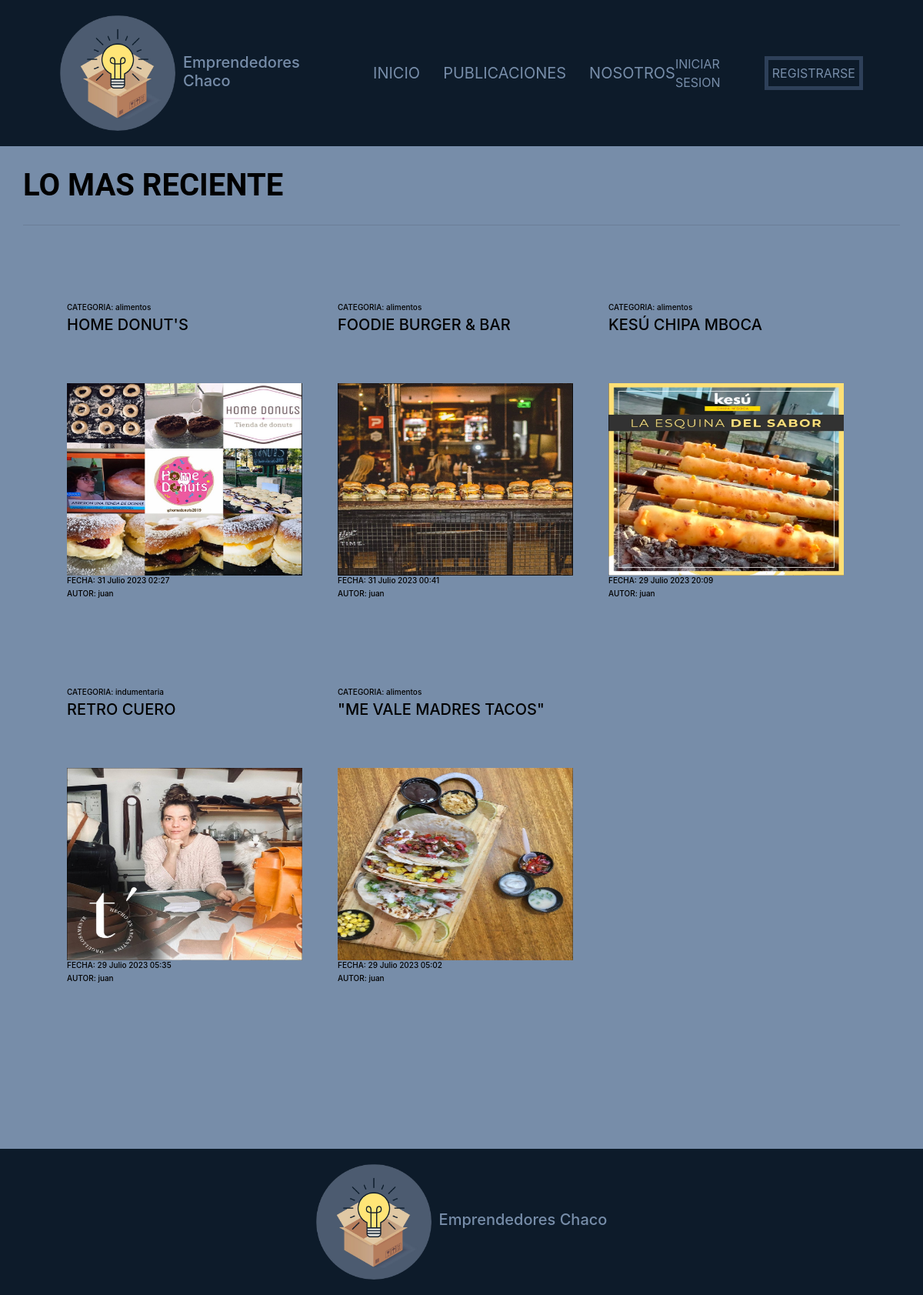
The app's page /, older data.
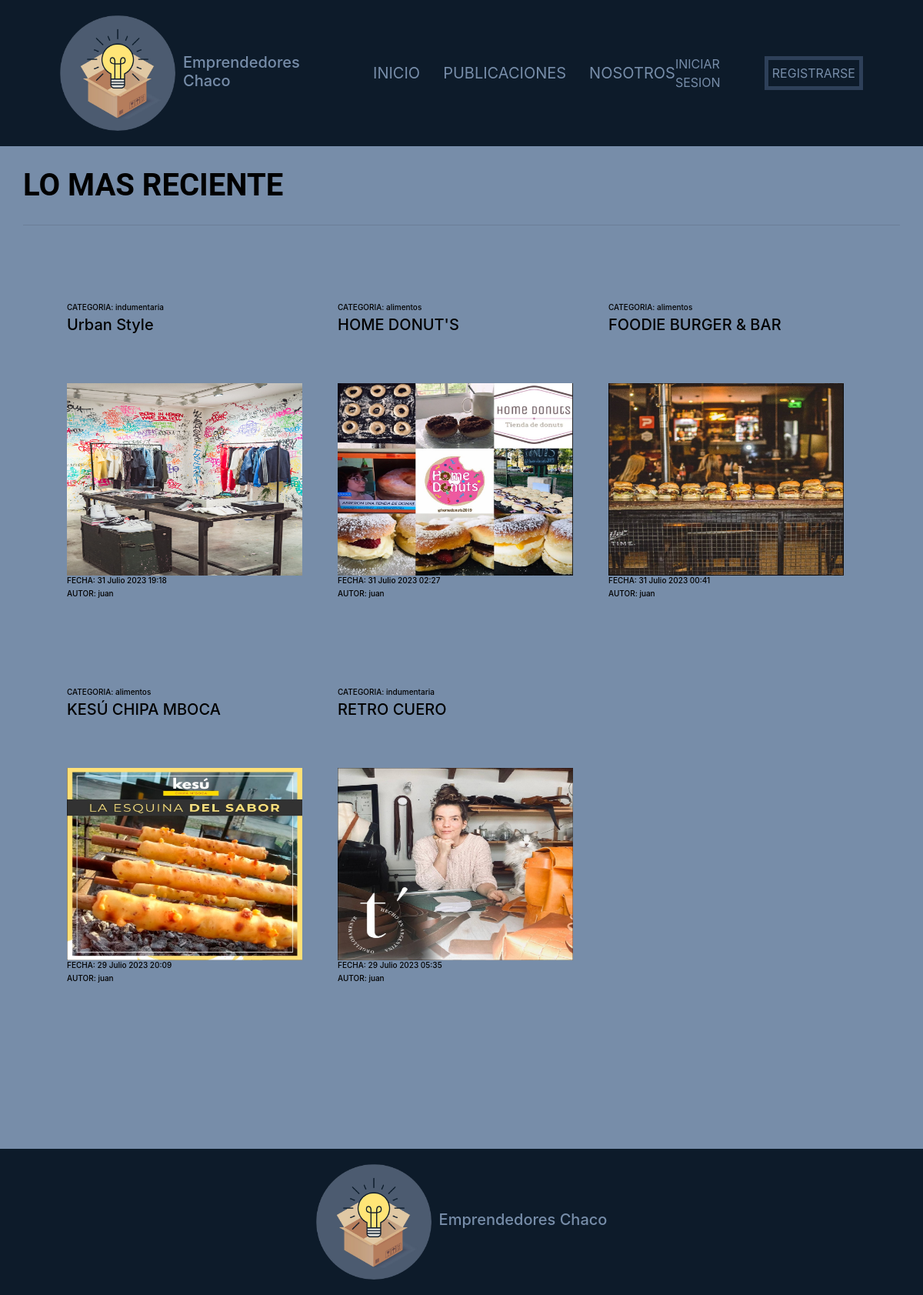
The same page, newer data.
### apps/publicaciones/models.py (models this page shows, shortened)
class Publicacion(models.Model):
    creado = models.DateTimeField('creado', auto_now_add=True)
    modificado = models.DateTimeField('modificado', auto_now=True)
    titulo = models.CharField(max_length = 250)
    contenido = models.TextField()
    autor = models.ForeignKey(User, on_delete = models.CASCADE)
    imagen = models.ImageField(upload_to = 'publicaciones')
    categoria = models.ForeignKey(Categoria, on_delete = models.CASCADE)

class Categoria(models.Model):
    nombre = models.CharField(max_length=80)
    def __str__(self):
        return self.nombre

### BlogEmprendedores/views.py (the view)
# urls.py: path('', views.ListarRecientes, name="home"),
def ListarRecientes(request):
    ctx = {}
    categorias = Categoria.objects.all()
    todas_publicaciones = Publicacion.objects.order_by('-creado')[:5]
    ctx['object_list'] = todas_publicaciones
    ctx['categorias'] = categorias
    return render(request, 'inicio.html', ctx)

### templates/inicio.html
{% extends 'base.html' %}
{% block contenido %}
<h1 style="font-size: 40px;color: black;font-weight: bold;">LO MAS RECIENTE</h1><hr>
<div class="publicaciones contenedor">
    <div class="row">
            {% for p in object_list %}
            <div class="publicacion col-md-4 col-sm-6">
                <a class="interact" href="{% url 'publicaciones:detalle_publicacion' p.pk %}">
                    <div class="publicacion__info">
                        <h6>CATEGORIA: {{p.categoria}}</h6>
                        <h2> {{p.titulo}}</h2>
                    </div>
                    <img src="{{p.imagen.url}}">
                    <div>
                        <h6>FECHA: {{p.creado}}</h6>
                        <h6>AUTOR: {{p.autor}}</h6>
                    </div>
                </a>
            </div>
            {% endfor %}
    </div>
</div>
{% endblock contenido %}

### templates/base.html (shortened to what this page needs)
{% load static %}
<!DOCTYPE html>
<html>
<head>
  <link rel="stylesheet" type="text/css" href="{% static 'css/main.css' %}">
  <link rel="stylesheet" type="text/css" href="{% static 'css/bootstrap.css' %}">
  <link rel="stylesheet" type="text/css" href="{% static 'css/normalize.css' %}">
  <link rel="stylesheet" type="text/css" href="{% static 'css/buttons.css' %}">
  <link rel="stylesheet" type="text/css" href="{% static 'css/style.css' %}">
</head>
<body>
  <header>
    <div class="encabezado contenedor">
      <div class="logo">
        <img class="logo__img" src="{% static 'img/emprende_chaco.png' %}" width="200">
        <a href="{% url 'home' %}"><h2> Emprendedores Chaco</h2></a>
      </div>
      <nav class="navegacion">
        <li class="navegacion__seccion"><a href="{% url 'home' %}">INICIO</a></li>
        <li class="navegacion__seccion"><a href="{% url 'publicaciones:listar_publicaciones' %}">PUBLICACIONES</a></li>
        <li class="navegacion__seccion"><a href="{% url 'sobrenosotros' %}">NOSOTROS</a></li>
      </nav>
      <div class="ingreso">
        {% if user.is_authenticated %}
        {{user.username}}
        <a href="{% url 'logout' %}">
          <button class="cerrar_sesion">
            <svg viewBox="0 0 512 512">
              <path
                d="M377.9 105.9L500.7 228.7c7.2 7.2 11.3 17.1 11.3 27.3s-4.1 20.1-11.3 27.3L377.9 406.1c-6.4 6.4-15 9.9-24 9.9c-18.7 0-33.9-15.2-33.9-33.9l0-62.1-128 0c-17.7 0-32-14.3-32-32l0-64c0-17.7 14.3-32 32-32l128 0 0-62.1c0-18.7 15.2-33.9 33.9-33.9c9 0 17.6 3.6 24 9.9zM160 96L96 96c-17.7 0-32 14.3-32 32l0 256c0 17.7 14.3 32 32 32l64 0c17.7 0 32 14.3 32 32s-14.3 32-32 32l-64 0c-53 0-96-43-96-96L0 128C0 75 43 32 96 32l64 0c17.7 0 32 14.3 32 32s-14.3 32-32 32z">
              </path>
            </svg>
          </button>
        </a>
        {% else %}
        <li class="login"><a href="{% url 'login' %}">INICIAR SESION</a></li>
        <li class="register"><a href="{% url 'usuarios:registrar' %}">REGISTRARSE</a></li>
        {% endif %}
      </div>
    </div>
  </header>
  <main class="contenido-principal">
    {% block contenido %}
    {% endblock contenido %}
  </main>
  <footer class="footer" >
    <div class="contenedor footer__logo">
      <div class="logo">
        <img class="logo__img" src="{% static 'img/emprende_chaco.png' %}" width="200">
        <a href="{% url 'home' %}"><h2> Emprendedores Chaco</h2></a>
      </div>
    </div>
  </footer>
</body>
</html>

### static/css/main.css (style rules this page uses)
.interact { color: black; }
body { font-family: 'Roboto', sans-serif; }
h1 { font-family: 'Roboto', sans-serif; }

### static/css/buttons.css (style rules this page uses)
a, a:link, a:visited, a:active { text-decoration: none; }

### static/css/style.css (style rules this page uses)
:root { --color_principal: #0D1B2A; --color_secundario: #778DA9; --fondo: #2E4059; --blanco: #E0E1DD; }
html { box-sizing: border-box; font-size: 62.5%; }
*, *:before, *:after { box-sizing: inherit; }
body { background-color: var(--color_secundario); font-size: 1.6rem; line-height: 1.5; padding: 0; margin: 0; }
li { list-style: none; }
a, a:link, a:visited, a:active { text-decoration:none; }
.contenedor { width: min(90%, 120rem); margin: 0 auto; }
header { background-color: var(--color_principal); height: fit-content; padding: 2rem; margin: 0; }
.encabezado { display: grid; grid-template-columns: 1fr 2fr 1fr; color: var(--color_secundario); }
.footer { margin: 2rem auto 0 auto; padding: 2rem 0; background-color: var(--color_principal); }
.navegacion { display: flex; flex-direction: row; gap: 3rem; justify-content: end; align-items: center; }
.navegacion__seccion { font-size: 2rem; }
.navegacion__seccion a { color: var(--color_secundario); }
.logo { display: flex; flex-direction: row; justify-content: center; align-items: center; gap: 1rem; }
.logo h2 { color: var(--color_secundario); }
.logo__img { width: 15rem; display: flex; justify-content: center; align-items: center; }
.contenido-principal { width: 95%; margin: 2rem auto; min-height: 100vh; }
.ingreso { display: flex; gap: 2rem; justify-content: end; align-items: center; }
.ingreso li a { color: var(--color_secundario); }
.register { border: 5px solid var(--fondo); padding: .5rem; }
.publicaciones { margin: 10rem auto; }
.publicacion { height: 50rem; }
.publicacion__info { height: 15%; margin-bottom: 3rem; }
.publicacion img { width: 95%; margin: 0 auto; height: 50%; }

Row changes from the older to the newer data that the page shows:
no longer on this page (row unchanged): Publicacion: categoria "alimentos", titulo "\"ME VALE MADRES TACOS\"", imagen (picture), creado "29 Julio 2023 05:02", autor "juan"
added Publicacion: categoria "indumentaria", titulo "Urban Style", imagen (picture), creado "31 Julio 2023 19:18", autor "juan"
